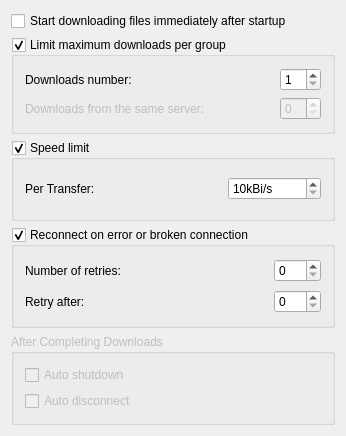
<ui version="4.0" >
 <class>DlgNetwork</class>
 <widget class="QWidget" name="DlgNetwork" >
  <property name="geometry" >
   <rect>
    <x>0</x>
    <y>0</y>
    <width>346</width>
    <height>420</height>
   </rect>
  </property>
  <layout class="QVBoxLayout" >
   <property name="spacing" >
    <number>6</number>
   </property>
   <item>
    <widget class="QCheckBox" name="kcfg_DownloadAtStartup" >
     <property name="text" >
      <string>Start downloading files immediately after startup</string>
     </property>
    </widget>
   </item>
   <item>
    <widget class="QGroupBox" name="kcfg_LimitDownloads" >
     <property name="title" >
      <string>Limit maximum downloads per group</string>
     </property>
     <property name="checkable" >
      <bool>true</bool>
     </property>
     <layout class="QGridLayout" >
      <item row="1" column="0" >
       <widget class="QLabel" name="lbl_maxnum_2" >
        <property name="enabled" >
         <bool>false</bool>
        </property>
        <property name="text" >
         <string>Downloads from the same server:</string>
        </property>
       </widget>
      </item>
      <item row="0" column="0" >
       <widget class="QLabel" name="lbl_maxnum" >
        <property name="text" >
         <string>Downloads number:</string>
        </property>
       </widget>
      </item>
      <item rowspan="2" row="0" column="1" >
       <spacer>
        <property name="orientation" >
         <enum>Qt::Horizontal</enum>
        </property>
        <property name="sizeHint" >
         <size>
          <width>71</width>
          <height>48</height>
         </size>
        </property>
       </spacer>
      </item>
      <item row="0" column="2" >
       <widget class="QSpinBox" name="kcfg_MaxConnections" >
        <property name="minimum" >
         <number>1</number>
        </property>
       </widget>
      </item>
      <item row="1" column="2" >
       <widget class="QSpinBox" name="kcfg_MaxConnectionsServer" >
        <property name="enabled" >
         <bool>false</bool>
        </property>
       </widget>
      </item>
     </layout>
    </widget>
   </item>
   <item>
    <widget class="QGroupBox" name="kcfg_SpeedLimit" >
     <property name="title" >
      <string>Speed limit</string>
     </property>
     <property name="checkable" >
      <bool>true</bool>
     </property>
     <layout class="QGridLayout" >
      <item row="0" column="0" >
       <widget class="QLabel" name="lb_per_transfer" >
        <property name="text" >
         <string>Per Transfer:</string>
        </property>
       </widget>
      </item>
      <item row="0" column="1" >
       <spacer>
        <property name="orientation" >
         <enum>Qt::Horizontal</enum>
        </property>
        <property name="sizeType" >
         <enum>QSizePolicy::Expanding</enum>
        </property>
        <property name="sizeHint" >
         <size>
          <width>115</width>
          <height>36</height>
         </size>
        </property>
       </spacer>
      </item>
      <item row="0" column="2" >
       <widget class="QSpinBox" name="kcfg_TransferSpeedLimit" >
        <property name="suffix" >
         <string>kBi/s</string>
        </property>
        <property name="minimum" >
         <number>10</number>
        </property>
        <property name="maximum" >
         <number>100000</number>
        </property>
        <property name="singleStep" >
         <number>5</number>
        </property>
       </widget>
      </item>
     </layout>
    </widget>
   </item>
   <item>
    <widget class="QGroupBox" name="kcfg_ReconnectOnBroken" >
     <property name="title" >
      <string>Reconnect on error or broken connection</string>
     </property>
     <property name="checkable" >
      <bool>true</bool>
     </property>
     <layout class="QGridLayout" >
      <item row="1" column="0" >
       <widget class="QLabel" name="lb_after_2" >
        <property name="text" >
         <string>Retry after:</string>
        </property>
       </widget>
      </item>
      <item row="0" column="0" >
       <widget class="QLabel" name="lb_retries_2" >
        <property name="text" >
         <string>Number of retries:</string>
        </property>
       </widget>
      </item>
      <item row="0" column="2" >
       <widget class="QSpinBox" name="kcfg_ReconnectRetries" >
        <property name="enabled" >
         <bool>true</bool>
        </property>
       </widget>
      </item>
      <item rowspan="2" row="0" column="1" >
       <spacer>
        <property name="orientation" >
         <enum>Qt::Horizontal</enum>
        </property>
        <property name="sizeType" >
         <enum>QSizePolicy::Expanding</enum>
        </property>
        <property name="sizeHint" >
         <size>
          <width>115</width>
          <height>56</height>
         </size>
        </property>
       </spacer>
      </item>
      <item row="1" column="2" >
       <widget class="QSpinBox" name="kcfg_ReconnectDelay" >
        <property name="suffix" >
         <string/>
        </property>
        <property name="maximum" >
         <number>100</number>
        </property>
       </widget>
      </item>
     </layout>
    </widget>
   </item>
   <item>
    <widget class="QGroupBox" name="groupBoxCompleted" >
     <property name="enabled" >
      <bool>false</bool>
     </property>
     <property name="title" >
      <string>After Completing Downloads</string>
     </property>
     <layout class="QVBoxLayout" >
      <item>
       <widget class="QCheckBox" name="kcfg_AutoShutdown" >
        <property name="text" >
         <string>Auto shutdown</string>
        </property>
       </widget>
      </item>
      <item>
       <widget class="QCheckBox" name="kcfg_AutoDisconnect" >
        <property name="text" >
         <string>Auto disconnect</string>
        </property>
       </widget>
      </item>
     </layout>
    </widget>
   </item>
   <item>
    <spacer>
     <property name="orientation" >
      <enum>Qt::Vertical</enum>
     </property>
     <property name="sizeType" >
      <enum>QSizePolicy::Expanding</enum>
     </property>
     <property name="sizeHint" >
      <size>
       <width>200</width>
       <height>16</height>
      </size>
     </property>
    </spacer>
   </item>
  </layout>
 </widget>
 <layoutdefault spacing="6" margin="11" />
 <layoutfunction spacing="KDialog::spacingHint" margin="KDialog::marginHint" />
 <pixmapfunction>qPixmapFromMimeSource</pixmapfunction>
 <resources/>
 <connections/>
</ui>
